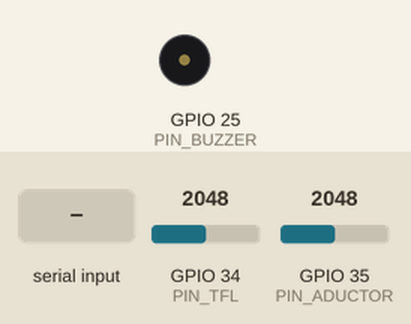
Simulated run of this sketch. Board: ESP32. Shown: buzzer (waves = sounding, pin HIGH). The inputs (shaded band) are chosen by the test bench; at power-on: GPIO 34 (PIN_TFL) = 2048, GPIO 35 (PIN_ADUCTOR) = 2048 (analog values on the 0–4095 scale). Nothing arrives over Bluetooth unless stated; what the sketch prints to the serial monitor is not drawn.

Above: at 1.5 s.
1.6 s: "B" received over Serial
At 1.66 s:
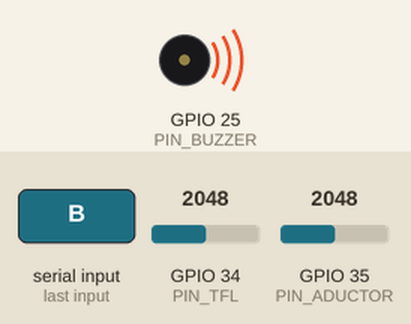
3.2 s: "S" received over the second serial link
Timing chart, 0 to 6.2 s (numbered marks = the images above; inputs shaded):
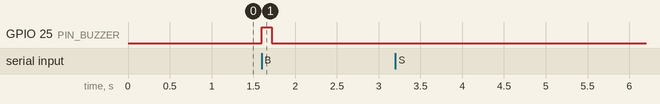

Measured:
- after the input at 1.6 s, GPIO 25 (PIN_BUZZER): LOW → HIGH at once, → LOW 0.12 s later

The sketch:

esp32_emg.ino
```cpp
/*
  EMG Kapter-TEC — firmware para ESP32 (DevKit "convencional", WROOM-32) y ESP32-C3

  Muestrea 2 canales a 2 kHz con un timer de hardware y envía por USB líneas:
        t_us,tfl_mV,aductor_mV,marca
  Comandos que recibe (desde la app o el Monitor serie):
        S = iniciar envío    P = pausar envío    B = pitido + marca de inicio (para la latencia)

  El mismo archivo sirve para las dos placas: elige la placa correcta en el Arduino IDE
  y los pines se ajustan solos.

  ---------------- ESP32 DevKit (ESP32-WROOM-32) ----------------
        Salida canal TFL      -> GPIO 34  (D34, ADC1)
        Salida canal aductor  -> GPIO 35  (D35, ADC1)
        Buzzer activo 3.3 V   -> GPIO 25  (D25)  y GND
        GND de la ESP32       -> GND2 (lado de SALIDA del ISO124). Nunca al lado del paciente.
     Rango útil del ADC: ~0.15 a ~3.1 V. Centrar la salida en ~1.65 V está bien.
     Usar solo pines ADC1 (32–39): los ADC2 no funcionan bien junto con el Bluetooth/WiFi.
     Arduino IDE: placa "ESP32 Dev Module", Upload Speed 921600.

  ---------------- ESP32-C3 (SuperMini, DevKitM) ----------------
        TFL -> GPIO 0 · aductor -> GPIO 1 · buzzer -> GPIO 10
     Rango útil del ADC: ~0 a ~2.5 V (centrar la salida en ~1.25 V).
     Arduino IDE: placa "ESP32C3 Dev Module", USB CDC On Boot: "Enabled".

  BLUETOOTH (solo ESP32 DevKit; la C3 no tiene Bluetooth clásico):
     La placa aparece como "EMG_KapterTEC". Emparejarla en Windows y usar en la app el
     puerto COM "saliente" que crea Windows. Se envía por USB y por Bluetooth a la vez.
     Si al compilar sale "Sketch too big": Tools > Partition Scheme > "Huge APP (3MB No OTA)".
     Para quitar el Bluetooth, cambiar USAR_BLUETOOTH a 0.

  Core requerido: "esp32 by Espressif Systems" versión 3.x.
*/

#define USAR_BLUETOOTH 1

#if defined(CONFIG_IDF_TARGET_ESP32C3)
  const int PIN_TFL = 0, PIN_ADUCTOR = 1, PIN_BUZZER = 10;
  const char *PLACA = "ESP32-C3";
#else
  const int PIN_TFL = 34, PIN_ADUCTOR = 35, PIN_BUZZER = 25;
  const char *PLACA = "ESP32";
  #if USAR_BLUETOOTH
    #include "BluetoothSerial.h"
    BluetoothSerial SerialBT;
    #define HAY_BT 1
  #endif
#endif
#ifndef HAY_BT
  #define HAY_BT 0
#endif

// Escribe lo mismo por USB y, si hay una computadora conectada, por Bluetooth
void enviar(const char *txt, size_t n) {
  Serial.write((const uint8_t *)txt, n);
#if HAY_BT
  if (SerialBT.hasClient()) SerialBT.write((const uint8_t *)txt, n);
#endif
}

const uint32_t BAUDIOS  = 921600;      // debe coincidir con la app (en el C3 con USB nativo se ignora)
const uint32_t FS_HZ    = 2000;        // muestras por segundo por canal
const uint32_t PITIDO_MS = 120;

hw_timer_t *timer = nullptr;
volatile bool tocaMuestra = false;
bool enviando = false;
bool marcaPendiente = false;
uint32_t finPitido = 0;

void IRAM_ATTR alTimer() { tocaMuestra = true; }

void procesarComando(char c) {
  if (c == 'S') {
    enviando = true;
    const char *enc = "t_us,tfl_mV,aductor_mV,marca\n";
    enviar(enc, strlen(enc));
  } else if (c == 'P') {
    enviando = false;
  } else if (c == 'B') {
    marcaPendiente = true;
    digitalWrite(PIN_BUZZER, HIGH);
    finPitido = millis() + PITIDO_MS;
  }
}

void setup() {
  Serial.setTxBufferSize(4096);
  Serial.begin(BAUDIOS);
  pinMode(PIN_BUZZER, OUTPUT);
  digitalWrite(PIN_BUZZER, LOW);
  analogReadResolution(12);
  analogSetPinAttenuation(PIN_TFL, ADC_11db);
  analogSetPinAttenuation(PIN_ADUCTOR, ADC_11db);

  timer = timerBegin(1000000);                     // 1 MHz
  timerAttachInterrupt(timer, &alTimer);
  timerAlarm(timer, 1000000 / FS_HZ, true, 0);     // interrupción cada 500 us

  delay(300);
#if HAY_BT
  SerialBT.begin("EMG_KapterTEC");
#endif
  Serial.printf("# EMG Kapter-TEC listo (%s). Envia S para iniciar.\n", PLACA);
}

void loop() {
  while (Serial.available()) procesarComando((char)Serial.read());
#if HAY_BT
  while (SerialBT.available()) procesarComando((char)SerialBT.read());
#endif

  if (finPitido && millis() >= finPitido) {
    digitalWrite(PIN_BUZZER, LOW);
    finPitido = 0;
  }

  if (tocaMuestra) {
    tocaMuestra = false;
    uint32_t t = micros();
    int tfl = analogReadMilliVolts(PIN_TFL);       // mV ya calibrados de fábrica
    int adu = analogReadMilliVolts(PIN_ADUCTOR);
    int m = 0;
    if (marcaPendiente) { m = 1; marcaPendiente = false; }
    if (enviando) {
      char linea[40];
      int n = snprintf(linea, sizeof(linea), "%lu,%d,%d,%d\n", (unsigned long)t, tfl, adu, m);
      enviar(linea, n);
    }
  }
}
```
